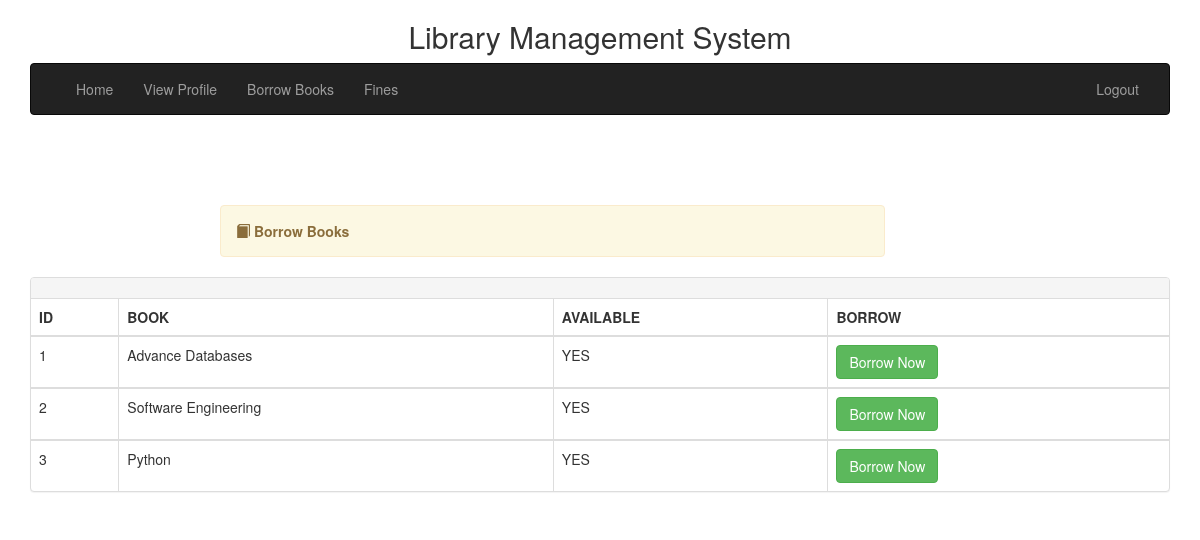
The app's page /borrow-student.php with its own data.
### tables this page shows
CREATE TABLE `books` (
  `bookId` int(11) NOT NULL,
  `bookTitle` varchar(150) NOT NULL,
  `author` varchar(60) NOT NULL,
  `ISBN` varchar(30) NOT NULL,
  `bookCopies` varchar(10) NOT NULL,
  `publisherName` varchar(60) NOT NULL,
  `available` varchar(10) NOT NULL,
  `categories` varchar(30) NOT NULL,
  `callNumber` varchar(30) NOT NULL
);

### borrow-student.php (the view, shortened to what this page needs)
<?php
include "includes/header.php";
?>
<div class="container">
    <?php include "includes/nav2.php"; ?>
	<div class="alert alert-warning col-lg-7 col-md-12 col-sm-12 col-xs-12 col-lg-offset-2 col-md-offset-0 col-sm-offset-1 col-xs-offset-0" style="margin-top:70px">
		<span class="glyphicon glyphicon-book"></span>
	    <strong>Borrow Books</strong>
	</div>
	</div>
	<div class="container">
		<div class="panel panel-default">
		  <div class="panel-heading">
		  </div>
		  <table class="table table-bordered">
		         <tr>
					<th>ID</th>
					<th>BOOK</th>
					<th>AVAILABLE</th>
					<th>BORROW</th>
				  </tr>
					 <?php
					$sql = "SELECT * FROM books";
					$query = mysqli_query($conn, $sql);
					$counter = 1;
						while($row = mysqli_fetch_array($query)){
							?>
							<tbody>
							<tr>
							<td><?php echo $counter++; ?></td>
							<td><?php echo $row['bookTitle'];?></td>
							<td><?php echo $row['available']; ?></td>
							<td><a href="lend-student.php" id="show" class="show-in"><button class="btn btn-success">Borrow Now
							</button>
							</a></td>
							</tr>
							</tbody>
							<?php }
					 ?>
					 </table>
	  </div>
	</div>
</body>
</html>

### css/style.css (style rules this page uses)
body { overflow-x: hidden; }
.alert { margin-top: 40px; }

### records on screen
books: bookTitle "Advance Databases", available "YES"
books: bookTitle "Software Engineering", available "YES"
books: bookTitle "Python", available "YES"
